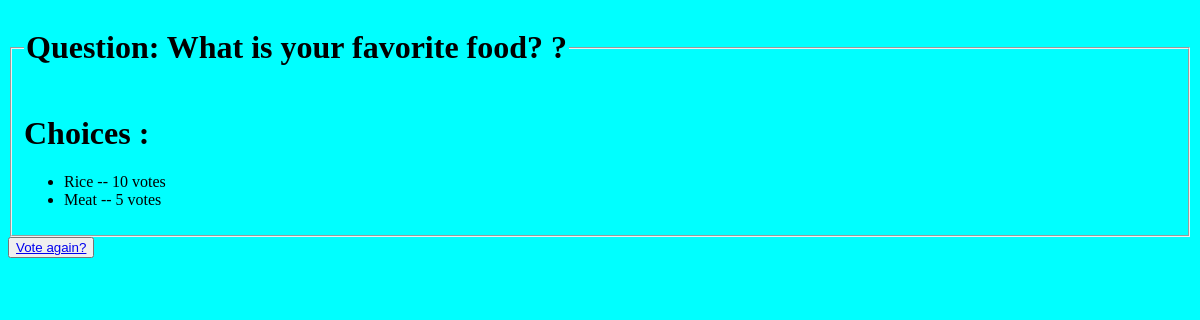
The app's page /polls/1/results/, older data.
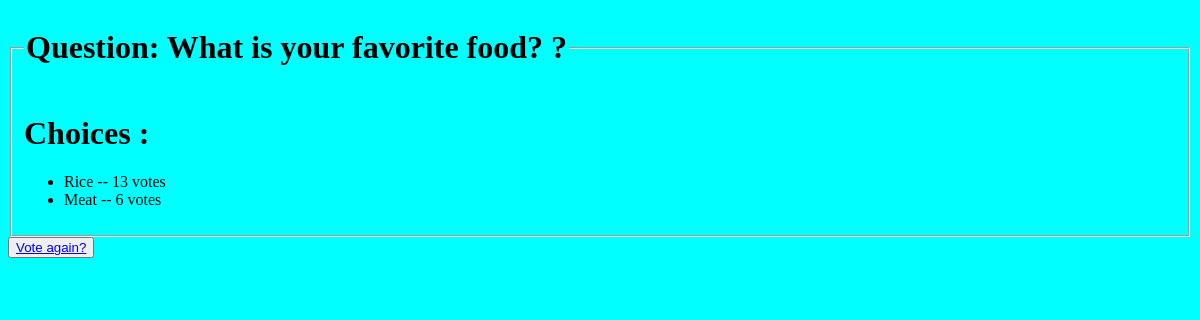
The same page, newer data.
### polls/models.py (models this page shows, shortened)
class Question(models.Model):
    question_text = models.CharField(max_length=200)
    pub_date = models.DateTimeField('date published')

class Choice(models.Model):
    question = models.ForeignKey(Question, on_delete=models.CASCADE)
    choice_text = models.CharField(max_length=200)
    votes = models.IntegerField(default=0)

### polls/views.py (the view)
# urls.py: path('<int:question_id>/results/', views.results, name='results'),
def results(request, question_id):
    question = get_object_or_404(Question, pk=question_id)
    return render(request, 'polls/results.html', {'question': question})

### polls/templates/polls/results.html (shortened to what this page needs)
<!DOCTYPE html>
<html lang="en">
<head>
    {% load static %}
    <link rel="stylesheet" href="{% static 'polls/style.css' %}">
</head>
<body>
<fieldset>
<legend><h1>Question: {{ question.question_text }} ?</h1></legend>
<h1>Choices :</h1>
<ul>
{% for choice in question.choice_set.all %}
    <li>{{ choice.choice_text }} -- {{ choice.votes }} vote{{ choice.votes|pluralize }}</li>
{% endfor %}
</ul>
</fieldset>
<button><a href="{% url 'polls:detail' question.id %}">Vote again?</a></button>
</body>
</html>

### polls/static/polls/style.css (style rules this page uses)
body { background-color: aqua; }

Row changes from the older to the newer data that the page shows:
changed Choice "Rice": votes "10" → "13"
changed Choice "Meat": votes "5" → "6"
